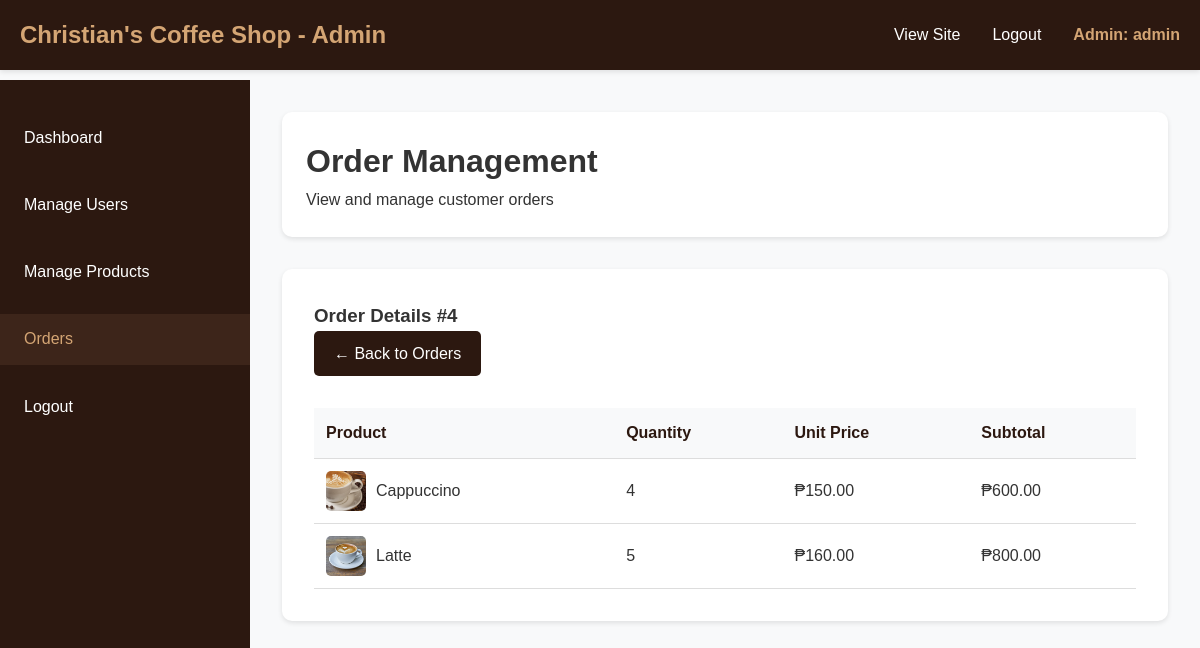
/admin/orders.php?view=4 (signed in), run on the app's committed database.
### tables this page shows
CREATE TABLE `order_items` (
  `id` int(11) NOT NULL,
  `order_id` int(11) NOT NULL,
  `product_id` int(11) NOT NULL,
  `quantity` int(11) NOT NULL,
  `price` decimal(10,2) NOT NULL
);

CREATE TABLE `products` (
  `id` int(11) NOT NULL,
  `name` varchar(100) NOT NULL,
  `description` text DEFAULT NULL,
  `price` decimal(10,2) NOT NULL,
  `image` varchar(255) DEFAULT NULL,
  `quantity` int(11) DEFAULT 0,
  `created_at` timestamp NOT NULL DEFAULT current_timestamp()
);

### config.php (called while the page is built, shortened)
<?php
function formatPrice($price) {
    return '₱' . number_format($price, 2);
}
?>

### admin/orders.php (the view, shortened to what this page needs)
<?php
require_once '../config.php';
$order_details = null;
if (isset($_GET['view'])) {
    $order_id = (int)$_GET['view'];
    $stmt = $pdo->prepare("
        SELECT oi.*, p.name as product_name, p.image
        FROM order_items oi
        JOIN products p ON oi.product_id = p.id
        WHERE oi.order_id = ?
    ");
    $stmt->execute([$order_id]);
    $order_details = $stmt->fetchAll();
}
?>
<!DOCTYPE html>
<html lang="en">
<head>
    <link rel="stylesheet" href="../styles.css">
</head>
<body>
    <nav class="navbar">
        <div class="nav-container">
            <h1 class="logo">Christian's Coffee Shop - Admin</h1>
            <ul class="nav-menu">
                <li><a href="../index.php" class="nav-link">View Site</a></li>
                <li><a href="../logout.php" class="nav-link">Logout</a></li>
                <li><span class="nav-user">Admin: <?php echo htmlspecialchars($_SESSION['username']); ?></span></li>
            </ul>
        </div>
    </nav>
    <div class="admin-container">
        <div class="admin-sidebar">
            <ul>
                <li><a href="dashboard.php">Dashboard</a></li>
                <li><a href="manage-users.php">Manage Users</a></li>
                <li><a href="manage-products.php">Manage Products</a></li>
                <li><a href="orders.php" class="active">Orders</a></li>
                <li><a href="../logout.php">Logout</a></li>
            </ul>
        </div>
        <div class="admin-content">
            <div class="admin-header">
                <h1>Order Management</h1>
                <p>View and manage customer orders</p>
            </div>
            <?php if ($order_details): ?>
                <div class="admin-card">
                    <h3>Order Details #<?php echo $_GET['view']; ?></h3>
                    <a href="orders.php" class="add-to-cart-btn" style="margin-bottom: 1rem; display: inline-block;">← Back to Orders</a>
                    <table class="admin-table">
                        <thead>
                            <tr>
                                <th>Product</th>
                                <th>Quantity</th>
                                <th>Unit Price</th>
                                <th>Subtotal</th>
                            </tr>
                        </thead>
                        <tbody>
                            <?php foreach ($order_details as $item): ?>
                                <tr>
                                    <td>
                                        <div style="display: flex; align-items: center;">
                                            <img src="../images/<?php echo $item['image']; ?>"
                                                 style="width: 40px; height: 40px; object-fit: cover; border-radius: 5px; margin-right: 10px;"
                                                 onerror="this.src='../images/placeholder.jpg'">
                                            <?php echo htmlspecialchars($item['product_name']); ?>
                                        </div>
                                    </td>
                                    <td><?php echo $item['quantity']; ?></td>
                                    <td><?php echo formatPrice($item['price']); ?></td>
                                    <td><?php echo formatPrice($item['price'] * $item['quantity']); ?></td>
                                </tr>
                            <?php endforeach; ?>
                        </tbody>
                    </table>
                </div>
            <?php endif; ?>
        </div>
    </div>
</body>
</html>

### styles.css (style rules this page uses)
* { margin: 0; padding: 0; box-sizing: border-box; }
body { font-family: 'Arial', sans-serif; line-height: 1.6; color: #333; background-color: #f8f9fa; }
.navbar { background: #2c1810; color: white; padding: 1rem 0; position: fixed; top: 0; width: 100%; z-index: 1000; box-shadow: 0 2px 5px rgba(0,0,0,0.1); }
.nav-container { max-width: 1200px; margin: 0 auto; padding: 0 20px; display: flex; justify-content: space-between; align-items: center; }
.logo { font-size: 1.5rem; color: #d4a574; }
.nav-menu { display: flex; list-style: none; gap: 2rem; align-items: center; }
.nav-link { color: white; text-decoration: none; transition: color 0.3s; }
.nav-user { color: #d4a574; font-weight: bold; }
.add-to-cart-btn { background: #2c1810; color: white; border: none; padding: 10px 20px; border-radius: 5px; cursor: pointer; text-decoration: none; display: inline-block; transition: background 0.3s; }
.admin-container { margin-top: 80px; display: flex; min-height: calc(100vh - 80px); }
.admin-sidebar { width: 250px; background: #2c1810; color: white; padding: 2rem 0; }
.admin-sidebar ul { list-style: none; }
.admin-sidebar li { margin-bottom: 1rem; }
.admin-sidebar a { color: white; text-decoration: none; padding: 0.8rem 1.5rem; display: block; transition: background 0.3s; }
.admin-sidebar a:hover, .admin-sidebar a.active { background: #3d251a; color: #d4a574; }
.admin-content { flex-grow: 1; padding: 2rem; background: #f8f9fa; }
.admin-header { background: white; padding: 1.5rem; border-radius: 10px; margin-bottom: 2rem; box-shadow: 0 2px 5px rgba(0,0,0,0.1); }
.admin-card { background: white; padding: 2rem; border-radius: 10px; box-shadow: 0 2px 5px rgba(0,0,0,0.1); margin-bottom: 2rem; }
.admin-table { width: 100%; border-collapse: collapse; margin-top: 1rem; }
.admin-table th, .admin-table td { padding: 12px; text-align: left; border-bottom: 1px solid #ddd; }
.admin-table th { background: #f8f9fa; color: #2c1810; font-weight: bold; }

### data on the page
order_items: product.image (picture), product.name "Cappuccino", quantity "4", price "₱150.00", formatPrice($item['price'] * $item['quantity']) "₱600.00"
order_items: product.image (picture), product.name "Latte", quantity "5", price "₱160.00", formatPrice($item['price'] * $item['quantity']) "₱800.00"

### other printed values
$_SESSION['username'] "admin"
$_GET['view'] "4"
